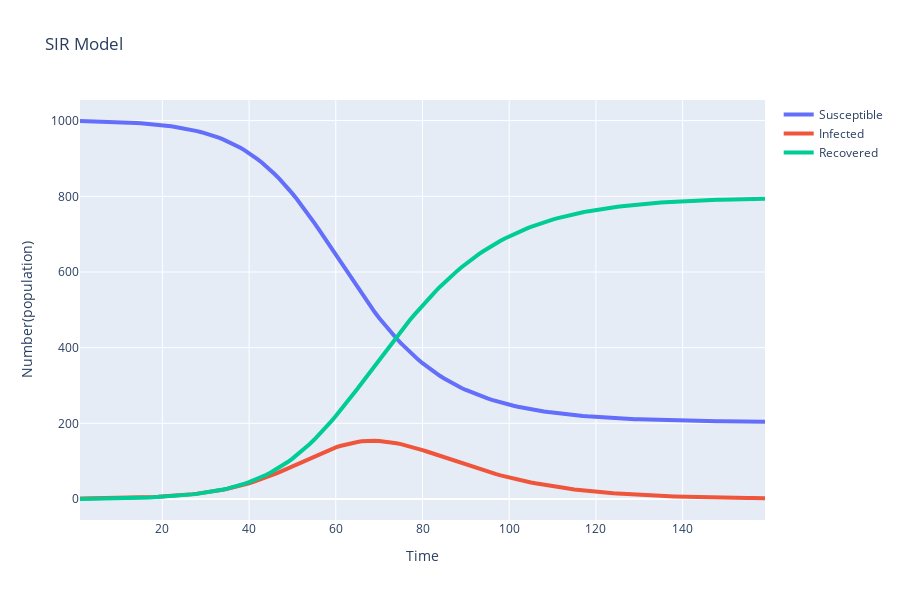

Notebook cell for this chart:
### Code cell
fig = go.Figure()

fig.add_trace(go.Scatter(x=df_model['Days'], y=df_model['Susceptible'], name='Susceptible'))
fig.add_trace(go.Scatter(x=df_model['Days'], y=df_model['Infected'], name='Infected'))
fig.add_trace(go.Scatter(x=df_model['Days'], y=df_model['Recovered'], name='Recovered'))

fig.update_traces(mode='lines', line_width=4)
fig.update_layout(title='SIR Model', xaxis_title='Time', yaxis_title='Number(population)', height=600)
fig.show()

### Figure 1 — Plotly figure (JSON) as saved in the notebook; plotly's stock layout.template omitted (floating-point values rounded to 4 significant figures; data arrays with more than 128 entries replaced by an {"elided": "..."} marker saying what was removed)
{"data": [{"line": {"width": 4}, "mode": "lines", "name": "Susceptible", "type": "scatter", "x": {"elided": "159 int values"}, "y": {"elided": "159 float values"}}, {"line": {"width": 4}, "mode": "lines", "name": "Infected", "type": "scatter", "x": {"elided": "159 int values"}, "y": {"elided": "159 float values"}}, {"line": {"width": 4}, "mode": "lines", "name": "Recovered", "type": "scatter", "x": {"elided": "159 int values"}, "y": {"elided": "159 float values"}}], "layout": {"height": 600, "title": {"text": "SIR Model"}, "xaxis": {"title": {"text": "Time"}}, "yaxis": {"title": {"text": "Number(population)"}}}}
